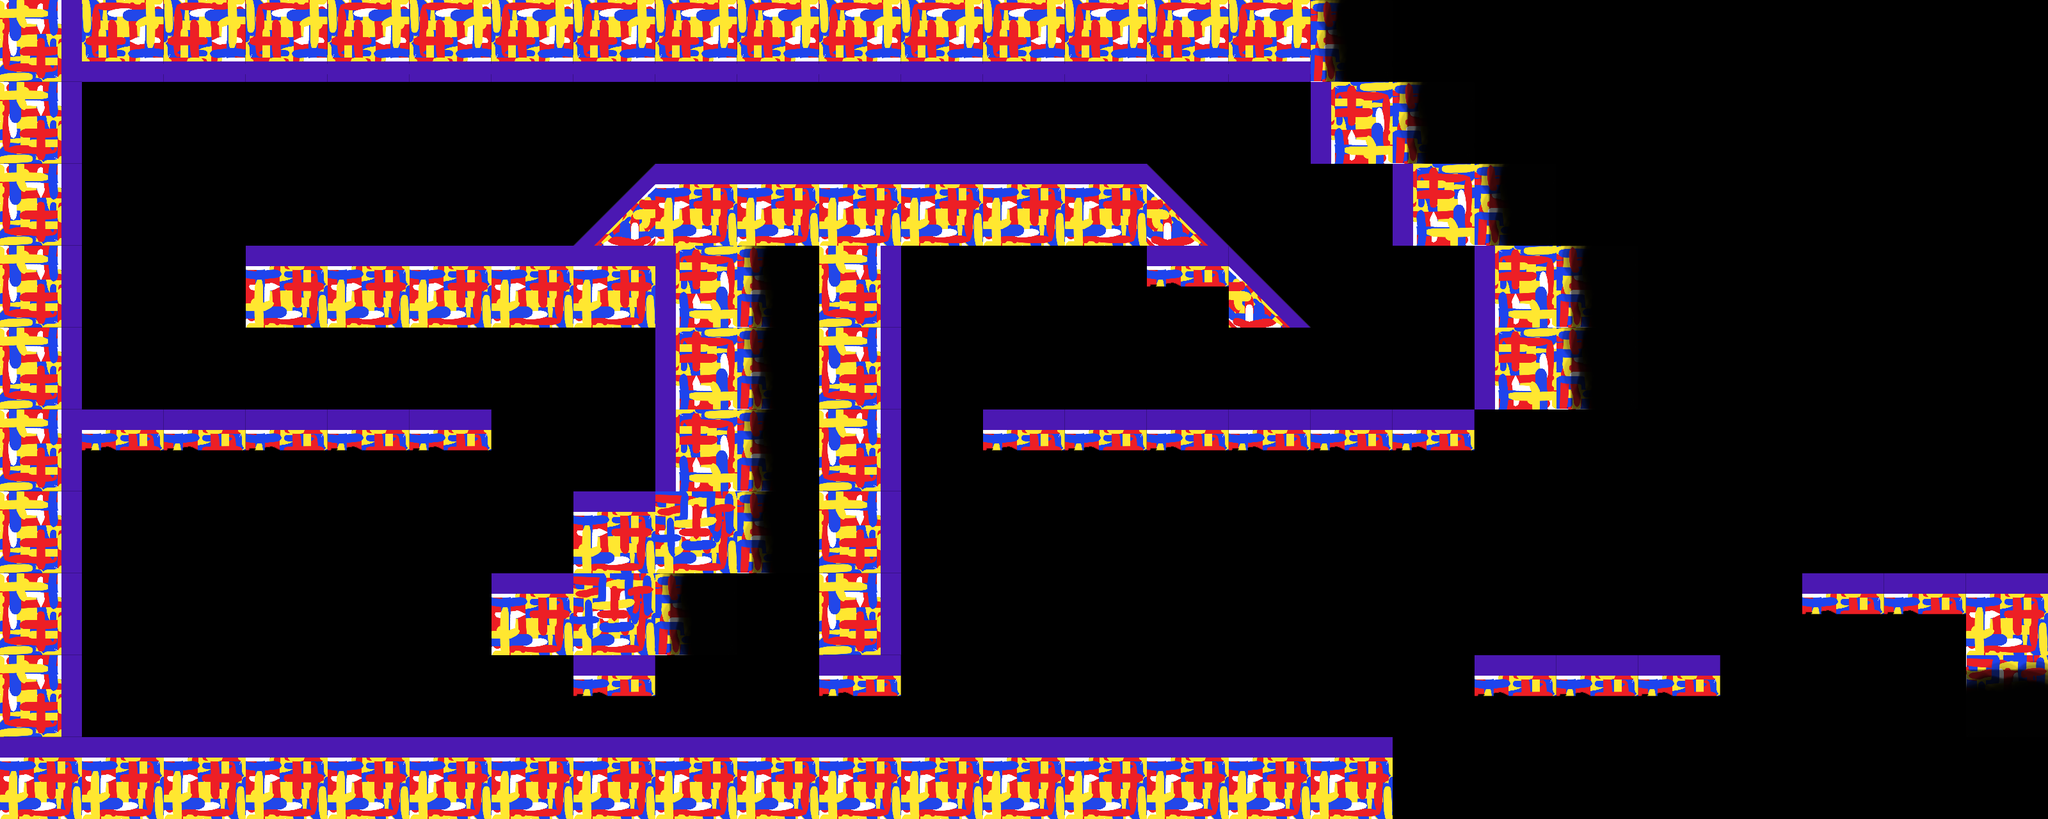

A level layout from a 2D game, rendered from its tile map. Below: a short description, then the map file with its tile-grid data intact:
An orthogonal 25x10 tile map with 128x128 px tiles, 1 tile layer (Foreground), 2 tilesets and 3 objects (2x Grunt).

<map version="1.5" tiledversion="1.5.0" orientation="orthogonal" renderorder="right-down" width="25" height="10" tilewidth="128" tileheight="128" infinite="0" nextlayerid="6" nextobjectid="4">
 <tileset firstgid="1" source="colorful_spritesheet.tsx" />
 <tileset firstgid="17" source="enemy1.tsx" />
 <objectgroup id="5" name="Player Spawn">
  <object id="3" gid="16" x="151.691" y="1138" width="128" height="128" />
 </objectgroup>
 <objectgroup id="4" name="Enemies">
  <object id="1" name="Grunt" gid="17" x="650.255" y="1147.57" width="85" height="116">
   <properties>
    <property name="boundary_bottom" type="int" value="0" />
    <property name="boundary_left" type="int" value="512" />
    <property name="boundary_right" type="int" value="761" />
    <property name="boundary_top" type="int" value="0" />
    <property name="change_x" type="int" value="-1" />
   </properties>
  </object>
  <object id="2" name="Grunt" gid="17" x="1943.56" y="1146.24" width="85" height="116">
   <properties>
    <property name="boundary_bottom" type="int" value="0" />
    <property name="boundary_left" type="int" value="1536" />
    <property name="boundary_right" type="int" value="2176" />
    <property name="boundary_top" type="int" value="0" />
    <property name="change_x" type="int" value="0" />
   </properties>
  </object>
 </objectgroup>
 <layer id="1" name="Foreground" width="25" height="10">
  <data encoding="csv">
4,15,15,15,15,15,15,15,15,15,15,15,15,15,15,15,11,6,6,6,6,6,6,6,6,
4,0,0,0,0,0,0,0,0,0,0,0,0,0,0,0,14,11,6,6,6,6,6,6,6,
4,0,0,0,0,0,0,3,1,1,1,1,1,1,2,0,0,14,11,6,6,6,6,6,6,
4,0,0,1,1,1,1,1,14,11,4,0,0,0,7,2,0,0,14,11,0,0,0,0,0,
4,0,0,0,0,0,0,0,14,11,4,0,0,0,0,0,0,0,14,11,0,0,0,0,0,
4,7,7,7,7,7,0,0,14,11,4,0,7,7,7,7,7,7,0,0,0,0,0,0,0,
4,0,0,0,0,0,0,1,5,11,4,0,0,0,0,0,0,0,0,0,0,0,0,0,0,
4,0,0,0,0,0,1,5,11,6,4,0,0,0,0,0,0,0,0,0,0,0,7,7,1,
4,0,0,0,0,0,0,7,0,0,7,0,0,0,0,0,0,0,7,7,7,0,0,0,9,
1,1,1,1,1,1,1,1,1,1,1,1,1,1,1,1,1,0,0,0,0,0,0,0,0
</data>
 </layer>
</map>
